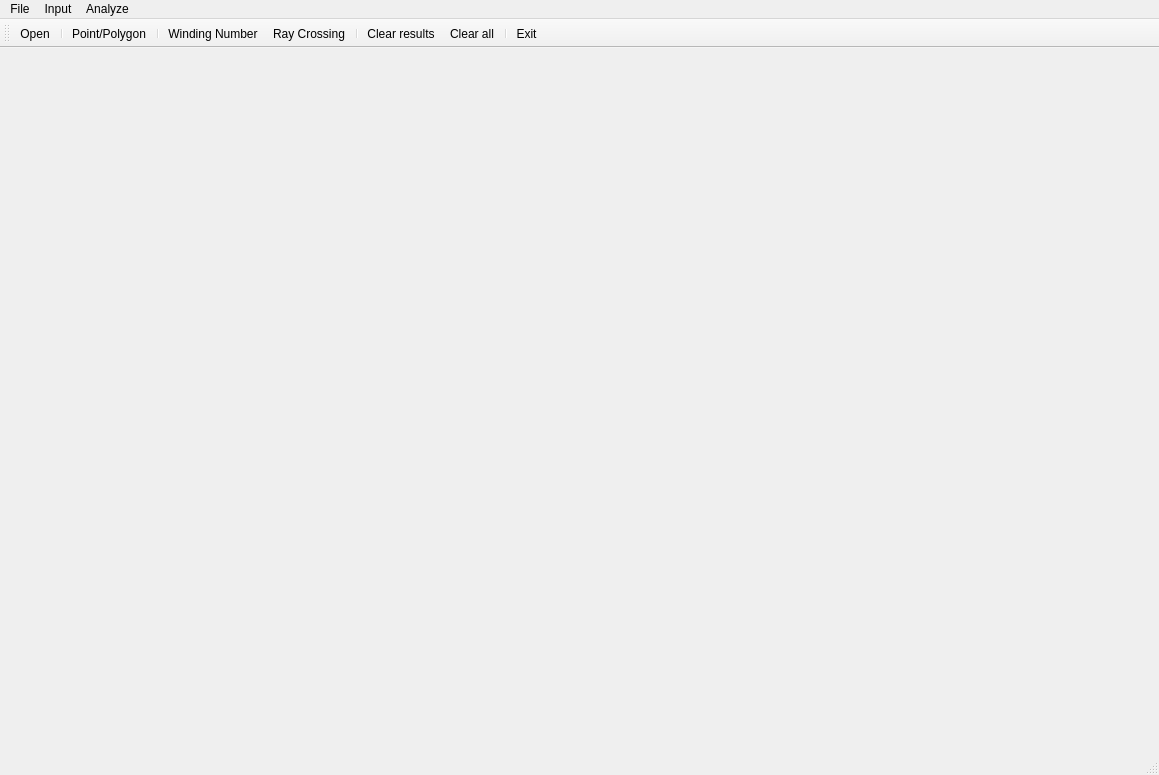
<?xml version="1.0" encoding="UTF-8"?>
<ui version="4.0">
 <class>MainForm</class>
 <widget class="QMainWindow" name="MainForm">
  <property name="geometry">
   <rect>
    <x>0</x>
    <y>0</y>
    <width>1159</width>
    <height>775</height>
   </rect>
  </property>
  <property name="windowTitle">
   <string>Analyze point and polygon position</string>
  </property>
  <widget class="QWidget" name="centralwidget">
   <layout class="QHBoxLayout" name="horizontalLayout">
    <item>
     <widget class="Draw" name="Canvas" native="true">
      <property name="sizePolicy">
       <sizepolicy hsizetype="Expanding" vsizetype="Expanding">
        <horstretch>0</horstretch>
        <verstretch>0</verstretch>
       </sizepolicy>
      </property>
     </widget>
    </item>
   </layout>
  </widget>
  <widget class="QMenuBar" name="menubar">
   <property name="geometry">
    <rect>
     <x>0</x>
     <y>0</y>
     <width>1159</width>
     <height>25</height>
    </rect>
   </property>
   <widget class="QMenu" name="menuFile">
    <property name="title">
     <string>File</string>
    </property>
    <addaction name="actionOpen"/>
    <addaction name="separator"/>
    <addaction name="actionExit"/>
   </widget>
   <widget class="QMenu" name="menuInput">
    <property name="title">
     <string>Input</string>
    </property>
    <addaction name="actionPoint_Polygon"/>
    <addaction name="separator"/>
    <addaction name="actionClear_data"/>
    <addaction name="actionClear_all"/>
   </widget>
   <widget class="QMenu" name="menuAnalyze">
    <property name="title">
     <string>Analyze</string>
    </property>
    <addaction name="actionWinding_Number"/>
    <addaction name="actionRay_Crossing"/>
   </widget>
   <addaction name="menuFile"/>
   <addaction name="menuInput"/>
   <addaction name="menuAnalyze"/>
  </widget>
  <widget class="QStatusBar" name="statusbar"/>
  <widget class="QToolBar" name="toolBar">
   <property name="windowTitle">
    <string>toolBar</string>
   </property>
   <attribute name="toolBarArea">
    <enum>TopToolBarArea</enum>
   </attribute>
   <attribute name="toolBarBreak">
    <bool>false</bool>
   </attribute>
   <addaction name="actionOpen"/>
   <addaction name="separator"/>
   <addaction name="actionPoint_Polygon"/>
   <addaction name="separator"/>
   <addaction name="actionWinding_Number"/>
   <addaction name="actionRay_Crossing"/>
   <addaction name="separator"/>
   <addaction name="actionClear_data"/>
   <addaction name="actionClear_all"/>
   <addaction name="separator"/>
   <addaction name="actionExit"/>
  </widget>
  <action name="actionOpen">
   <property name="icon">
    <iconset resource="icons.qrc">
     <normaloff>:/icons/open_file.png</normaloff>:/icons/open_file.png</iconset>
   </property>
   <property name="text">
    <string>Open</string>
   </property>
   <property name="toolTip">
    <string>Open a file</string>
   </property>
  </action>
  <action name="actionExit">
   <property name="icon">
    <iconset resource="icons.qrc">
     <normaloff>:/icons/exit.png</normaloff>:/icons/exit.png</iconset>
   </property>
   <property name="text">
    <string>Exit</string>
   </property>
   <property name="toolTip">
    <string>Close application</string>
   </property>
  </action>
  <action name="actionPoint_Polygon">
   <property name="checkable">
    <bool>true</bool>
   </property>
   <property name="icon">
    <iconset resource="icons.qrc">
     <normaloff>:/icons/pointpol.png</normaloff>:/icons/pointpol.png</iconset>
   </property>
   <property name="text">
    <string>Point/Polygon</string>
   </property>
   <property name="toolTip">
    <string>Input point or polygon</string>
   </property>
  </action>
  <action name="actionClear_data">
   <property name="icon">
    <iconset resource="icons.qrc">
     <normaloff>:/icons/clear.png</normaloff>:/icons/clear.png</iconset>
   </property>
   <property name="text">
    <string>Clear results</string>
   </property>
  </action>
  <action name="actionWinding_Number">
   <property name="icon">
    <iconset resource="icons.qrc">
     <normaloff>:/icons/winding.png</normaloff>:/icons/winding.png</iconset>
   </property>
   <property name="text">
    <string>Winding Number</string>
   </property>
   <property name="toolTip">
    <string>Analyze point and polygon position using Winding Number</string>
   </property>
  </action>
  <action name="actionRay_Crossing">
   <property name="icon">
    <iconset resource="icons.qrc">
     <normaloff>:/icons/ray.png</normaloff>:/icons/ray.png</iconset>
   </property>
   <property name="text">
    <string>Ray Crossing</string>
   </property>
   <property name="toolTip">
    <string>Analyze point and polygon position using Ray Crossing</string>
   </property>
  </action>
  <action name="actionClear_all">
   <property name="icon">
    <iconset resource="icons.qrc">
     <normaloff>:/icons/clear_all.png</normaloff>:/icons/clear_all.png</iconset>
   </property>
   <property name="text">
    <string>Clear all</string>
   </property>
   <property name="toolTip">
    <string>Clear all data and results</string>
   </property>
  </action>
 </widget>
 <customwidgets>
  <customwidget>
   <class>Draw</class>
   <extends>QWidget</extends>
   <header location="global">draw.h</header>
   <container>1</container>
  </customwidget>
 </customwidgets>
 <resources>
  <include location="icons.qrc"/>
 </resources>
 <connections/>
</ui>
